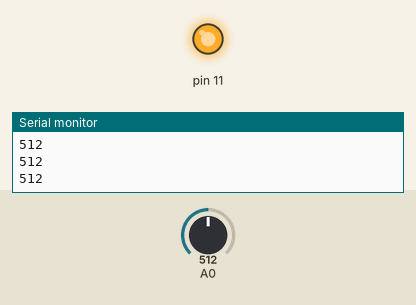
Bench run of a sketch on a simulated Arduino Uno, built with avr-gcc and run on an emulated ATmega328P. Parts: output pins drawn as LEDs (lit = HIGH), the last lines printed to the serial monitor. The test bench sets the inputs (shaded band); at power-on: A0 = 512.

Above: at 1.2 s.
1.3 s: A0 set to 788
2.8 s: A0 set to 817
At 4.0 s:
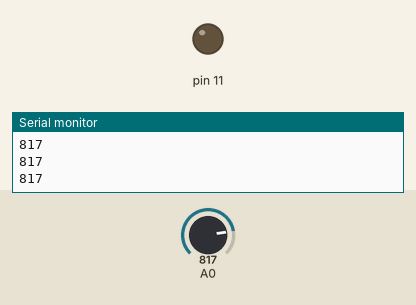
4.3 s: A0 set to 790
At 5.2 s:
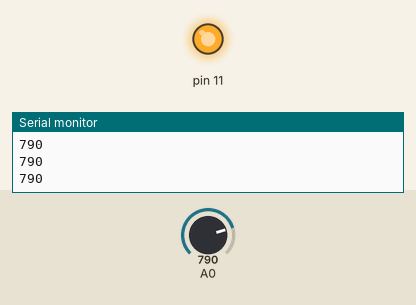
5.8 s: A0 set to 810
At 6.4 s:
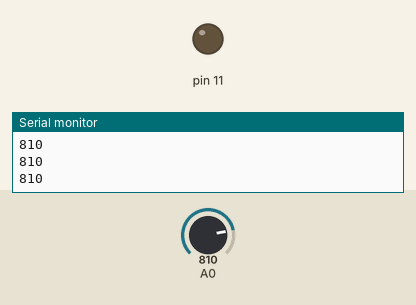
Timing chart, 0 to 8.3 s (numbered marks = the images above; inputs shaded):
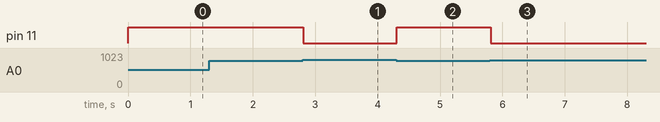

The sketch:

Automatic_Night_Lights.ino
```cpp
void setup(){
  pinMode(A0, INPUT);
  Serial.begin(9600);
  pinMode(11,OUTPUT);
}

void loop()
{
  int val = analogRead(A0);
  Serial.println(val);
  if(val<800){
  	digitalWrite(11,HIGH);
  }
  else{
  	digitalWrite(11,LOW);
  }

}
```

Measured:
- the behaviour switches between 799 and 800 on A0 (found by bisection; images 0 and 1)
- after the input at 2.8 s, pin 11: HIGH → LOW at once
- after the input at 4.3 s, pin 11: LOW → HIGH at once
- after the input at 5.8 s, pin 11: HIGH → LOW at once
